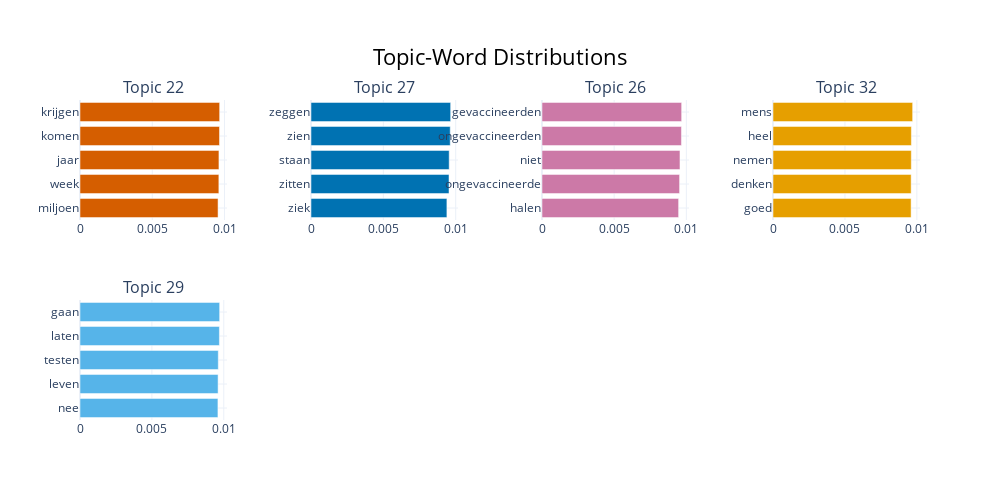

This figure's notebook cell:
### Code cell
fig = model.visualize_topic(top_n=5)
fig.show()

### Figure 1 — Plotly figure (JSON) as saved in the notebook; plotly's stock layout.template omitted (floating-point values rounded to 4 significant figures)
{"data": [{"marker": {"color": "#D55E00"}, "orientation": "h", "type": "bar", "x": [0.009554, 0.009609, 0.009614, 0.009654, 0.009664], "xaxis": "x", "y": ["miljoen", "week", "jaar", "komen", "krijgen"], "yaxis": "y"}, {"marker": {"color": "#0072B2"}, "orientation": "h", "type": "bar", "x": [0.009393, 0.009538, 0.00955, 0.009623, 0.009652], "xaxis": "x2", "y": ["ziek", "zitten", "staan", "zien", "zeggen"], "yaxis": "y2"}, {"marker": {"color": "#CC79A7"}, "orientation": "h", "type": "bar", "x": [0.009467, 0.009533, 0.009561, 0.009663, 0.009677], "xaxis": "x3", "y": ["halen", "ongevaccineerde", "niet", "ongevaccineerden", "gevaccineerden"], "yaxis": "y3"}, {"marker": {"color": "#E69F00"}, "orientation": "h", "type": "bar", "x": [0.009598, 0.009602, 0.009613, 0.009617, 0.009706], "xaxis": "x4", "y": ["goed", "denken", "nemen", "heel", "mens"], "yaxis": "y4"}, {"marker": {"color": "#56B4E9"}, "orientation": "h", "type": "bar", "x": [0.009595, 0.009606, 0.00962, 0.009697, 0.009715], "xaxis": "x5", "y": ["nee", "leven", "testen", "laten", "gaan"], "yaxis": "y5"}], "layout": {"annotations": [{"font": {"size": 16}, "showarrow": false, "text": "Topic 22", "x": 0.0875, "xanchor": "center", "xref": "paper", "y": 1, "yanchor": "bottom", "yref": "paper"}, {"font": {"size": 16}, "showarrow": false, "text": "Topic 27", "x": 0.3625, "xanchor": "center", "xref": "paper", "y": 1, "yanchor": "bottom", "yref": "paper"}, {"font": {"size": 16}, "showarrow": false, "text": "Topic 26", "x": 0.6375, "xanchor": "center", "xref": "paper", "y": 1, "yanchor": "bottom", "yref": "paper"}, {"font": {"size": 16}, "showarrow": false, "text": "Topic 32", "x": 0.9125, "xanchor": "center", "xref": "paper", "y": 1, "yanchor": "bottom", "yref": "paper"}, {"font": {"size": 16}, "showarrow": false, "text": "Topic 29", "x": 0.0875, "xanchor": "center", "xref": "paper", "y": 0.375, "yanchor": "bottom", "yref": "paper"}], "height": 500, "hoverlabel": {"bgcolor": "white", "font": {"family": "Rockwell", "size": 16}}, "showlegend": false, "title": {"font": {"color": "Black", "size": 22}, "text": "Topic-Word Distributions", "x": 0.5, "xanchor": "center", "yanchor": "top"}, "width": 1000, "xaxis": {"anchor": "y", "domain": [0, 0.175], "showgrid": true}, "xaxis2": {"anchor": "y2", "domain": [0.275, 0.45], "showgrid": true}, "xaxis3": {"anchor": "y3", "domain": [0.55, 0.725], "showgrid": true}, "xaxis4": {"anchor": "y4", "domain": [0.825, 1], "showgrid": true}, "xaxis5": {"anchor": "y5", "domain": [0, 0.175], "showgrid": true}, "xaxis6": {"anchor": "y6", "domain": [0.275, 0.45], "showgrid": true}, "xaxis7": {"anchor": "y7", "domain": [0.55, 0.725], "showgrid": true}, "xaxis8": {"anchor": "y8", "domain": [0.825, 1], "showgrid": true}, "yaxis": {"anchor": "x", "domain": [0.625, 1], "showgrid": true}, "yaxis2": {"anchor": "x2", "domain": [0.625, 1], "showgrid": true}, "yaxis3": {"anchor": "x3", "domain": [0.625, 1], "showgrid": true}, "yaxis4": {"anchor": "x4", "domain": [0.625, 1], "showgrid": true}, "yaxis5": {"anchor": "x5", "domain": [0, 0.375], "showgrid": true}, "yaxis6": {"anchor": "x6", "domain": [0, 0.375], "showgrid": true}, "yaxis7": {"anchor": "x7", "domain": [0, 0.375], "showgrid": true}, "yaxis8": {"anchor": "x8", "domain": [0, 0.375], "showgrid": true}}}
